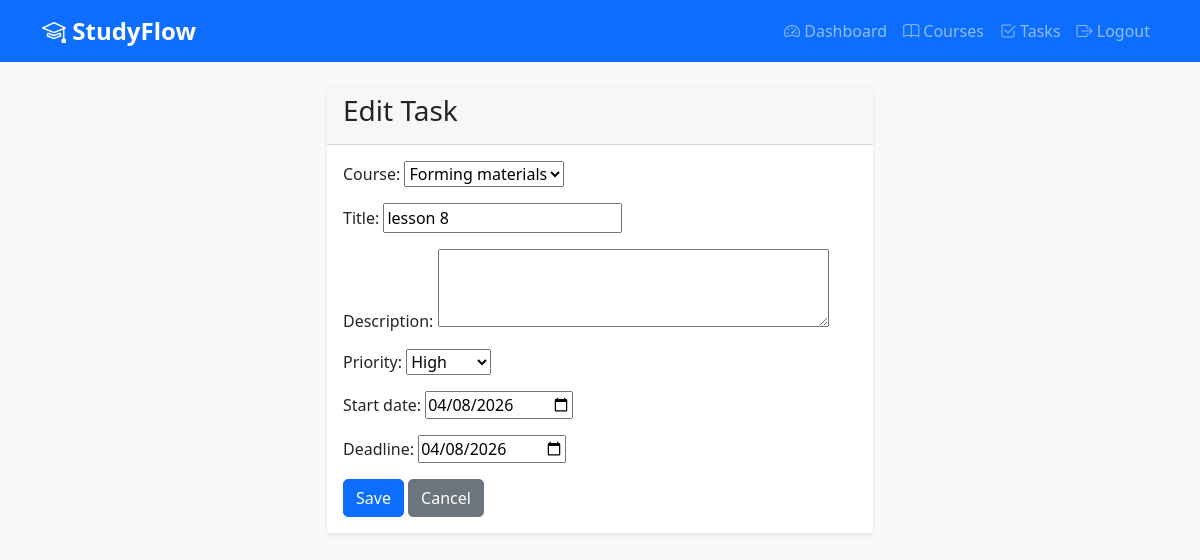
Page /tasks/7/edit/ (signed in) on the committed database.
### core/models.py (models this page shows, shortened)
class Task(models.Model):
    PRIORITY_CHOICES = [
        ('high', 'High'),
        ('medium', 'Medium'),
        ('low', 'Low'),
    ]
    user = models.ForeignKey(User, on_delete=models.CASCADE, related_name='tasks')
    course = models.ForeignKey(Course, on_delete=models.CASCADE, related_name='tasks', null=True, blank=True)
    title = models.CharField(max_length=200)
    description = models.TextField(blank=True)
    priority = models.CharField(max_length=10, choices=PRIORITY_CHOICES, default='medium')
    start_date = models.DateField(default=timezone.now)
    deadline = models.DateField()
    completed = models.BooleanField(default=False)
    completed_date = models.DateTimeField(null=True, blank=True)
    created_at = models.DateTimeField(auto_now_add=True)
    updated_at = models.DateTimeField(auto_now=True)

### core/views.py (the view)
# urls.py: path('tasks/<int:pk>/edit/', views.TaskUpdateView.as_view(), name='task_update'),
class TaskUpdateView(UpdateView):
    model = Task
    form_class = TaskForm
    template_name = 'task_form.html'
    success_url = reverse_lazy('task_list')
    def get_queryset(self):
        return Task.objects.filter(user=self.request.user)
    def get_form(self, form_class=None):
        form = super().get_form(form_class)
        form.fields['course'].queryset = Course.objects.filter(user=self.request.user)
        return form

### core/forms.py
class TaskForm(forms.ModelForm):
    class Meta:
        model = Task
        fields = ['course', 'title', 'description', 'priority', 'start_date', 'deadline']
        widgets = {
            'start_date': forms.DateInput(attrs={'type': 'date'}),
            'deadline': forms.DateInput(attrs={'type': 'date'}),
            'description': forms.Textarea(attrs={'rows': 3}),
        }
    def __init__(self, *args, **kwargs):
        super().__init__(*args, **kwargs)
        self.fields['deadline'].initial = date.today()

### core/models.py (called while the page is built)
    def __str__(self):
        return self.name

### core/templates/task_form.html (shortened to what this page needs)
{% extends 'base.html' %}
{% block content %}
<div class="row justify-content-center">
    <div class="col-md-6">
        <div class="card">
            <div class="card-header">
                <h3>{% if form.instance.pk %}Edit Task{% else %}Add New Task{% endif %}</h3>
            </div>
            <div class="card-body">
                <form method="post">
                    {{ form.as_p }}
                    <button type="submit" class="btn btn-primary">Save</button>
                    <a href="{% url 'task_list' %}" class="btn btn-secondary">Cancel</a>
                </form>
            </div>
        </div>
    </div>
</div>
{% endblock %}

### static/css/style.css (style rules this page uses)
body { background-color: #f8f9fa; font-family: 'Segoe UI', Tahoma, Geneva, Verdana, sans-serif; }
.card { box-shadow: 0 2px 4px rgba(0,0,0,0.1); border: none; transition: transform 0.2s; }
.btn { border-radius: 5px; font-weight: 500; }

### rows in the picture
Task: course "Forming materials", title "lesson 8", priority "High", start_date "04/08/2026", deadline "04/08/2026"
